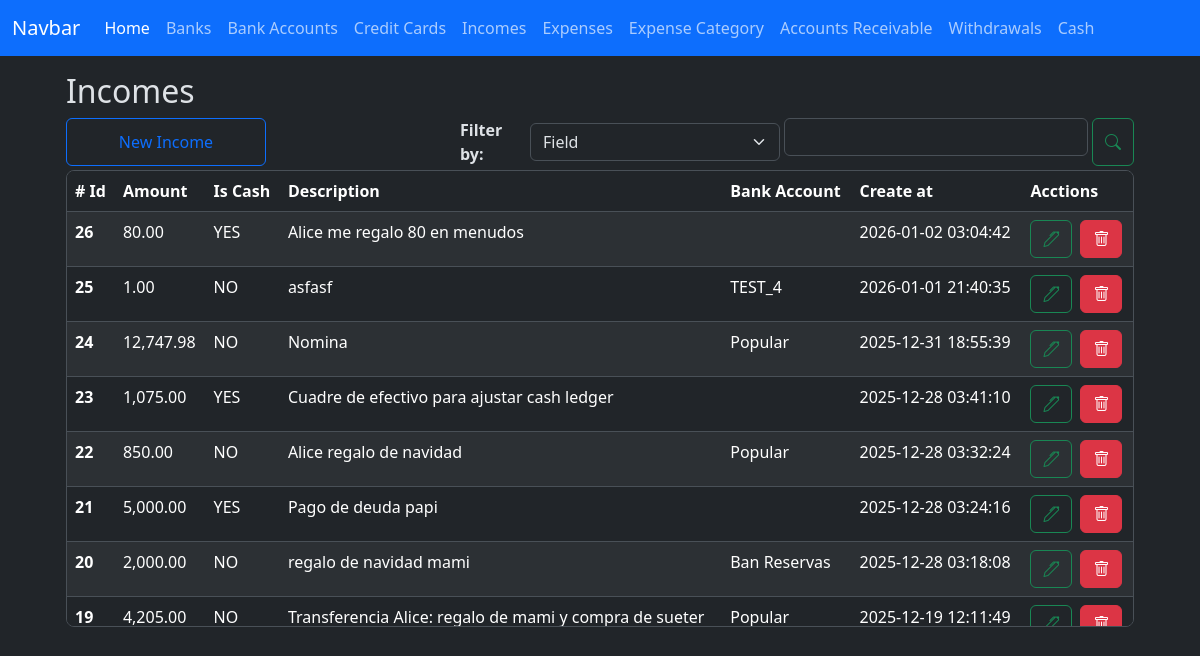
/incomes/index, run on the app's committed database.
### app/models/income.py (models this page shows, shortened)
class Income(db.Model):
    __tablename__ = 'incomes'
    id = db.Column(db.Integer, primary_key=True)
    amount = db.Column(db.Numeric(10,2), nullable=False, default=0.00)
    is_cash = db.Column(db.Boolean, nullable=False, default=False)
    code = db.Column(db.String(50), nullable=False, server_default='TEMP')
    description = db.Column(db.String(255))
    bank_account_id = db.Column(db.Integer, db.ForeignKey('bank_accounts.id'))
    created_at = db.Column(db.DateTime(timezone=True), server_default=func.now())
    updated_at = db.Column(db.DateTime(timezone=True), onupdate=func.now())
    bank_account = relationship('BankAccount', back_populates='incomes')

### app/models/bank_account.py (models this page shows)
class BankAccount(db.Model):
    __tablename__ = 'bank_accounts'
    id = db.Column(db.Integer, primary_key=True)
    nick_name = db.Column(db.String(120))
    amount_available = db.Column(db.Numeric(10, 2), nullable=False)
    is_active = db.Column(db.Boolean, default=True)
    account_number = db.Column(db.Integer, nullable=True)
    bank_id = db.Column(db.Integer, db.ForeignKey('banks.id'))
    created_at = db.Column(db.DateTime(timezone=True), server_default=func.now())
    updated_at = db.Column(db.DateTime(timezone=True), onupdate=func.now())
    bank = relationship('Bank', back_populates='bank_accounts')
    expenses = relationship('Expense', back_populates='bank_account', order_by='desc(Expense.created_at)')
    incomes = relationship('Income', back_populates='bank_account', order_by='desc(Income.created_at)')
    credit_card_payments = relationship('CreditCardPayment', back_populates='bank_account', order_by='desc(CreditCardPayment.created_at)')
    withdrawals = relationship('Withdrawal', back_populates='bank_account', order_by='desc(Withdrawal.created_at)')
    loans = relationship('Loan', back_populates='bank_account', order_by='desc(Loan.created_at)')
    loan_payments = relationship('LoanPayment', back_populates='bank_account', order_by='desc(LoanPayment.created_at)')
    outgoing_transfers = relationship('BankTransfer', foreign_keys='BankTransfer.from_bank_account_id', back_populates='from_bank_account', order_by='desc(BankTransfer.created_at)')
    incoming_transfers = relationship('BankTransfer', foreign_keys='BankTransfer.to_bank_account_id', back_populates='to_bank_account', order_by='desc(BankTransfer.created_at)')

### app/routes/income_routes.py (the view)
@income_bp.route('/index', methods=['GET', 'POST'])
def index():
    incomes = Income.query.order_by(Income.created_at.desc()).all()
    bank_accounts = BankAccount.query.all()
    context = {
        'incomes': incomes,
        'bank_accounts': bank_accounts,
        'format_amount': format_amount,
        'total_amount': total_amount,
    }
    return render_template('incomes/index.html', **context)

### app/utils/numeric_casting.py (called while the page is built)
def format_amount(value):
    try:
        return f'{value:,.2f}';
    except Exception as e:
        return None

### app/templates/incomes/index.html (shortened to what this page needs)
{% extends 'layout.html' %}
{% block content %}
    <div class="container w-100">
        <h2>Incomes</h2>
        <div class="d-flex justify-content-start gap-1 flex-wrap flex-md-nowrap mt-2">
            <button
                type="button"
                id="btn-create-expense-id"
                class="btn btn-outline-primary me-auto me-md-auto w-100 w-md-auto"
                style="max-width: 200px;"
                data-bs-toggle="modal"
                data-bs-target="#create-income"
            >New Income</i>
            </button>
            <div class="d-flex gap-1 w-100 align-items-center" style="max-width: 320px;">
                <div class="w-md-auto mt-md-0">
                    <label for="" class="fs-6 fw-bold">Filter by: </label>
                </div>
                <div class="w-100 w-md-auto mt-md-0" style="max-width: 250px;">
                    <select class="form-select" id="select-filter-type-id">
                        <option value="field">Field</option>
                    </select>
                </div>
            </div>
            <div class="d-flex gap-1 w-100" style="max-width: 350px;">
                <div class="w-100 w-md-auto mt-md-0">
                    <input type="text" class="form-control" id="filter-input-id">
                </div>
                <button type="button" class="btn btn-outline-success" id="btn-search-id"><i class="bi bi-search"></i></button>
            </div>
        </div>
        <div class="table-responsive overflow-y-auto border rounded-3 mt-1" style="max-height: 457px;">
            <table class="table table-striped  table-hover">
                <thead class="sticky-top">
                    <tr>
                    <th scope="col"># Id</th>
                    <th scope="col">Amount</th>
                    <th scope="col">Is Cash</th>
                    <th scope="col">Description</th>
                    <th scope="col">Bank Account</th>
                    <th scope="col">Create at</th>
                    <th scope="col">Acctions</th>
                    </tr>
                </thead>
                <tbody id="incomes-table-body-id">
                  {% for income in incomes %}
                    <tr>
                        <th scope="row">{{ income.id }}</th>
                        <td>{{ format_amount(income.amount) }}</td>
                        <td>{{ 'YES' if income.is_cash else 'NO'}}</td>
                        <td>{{ income.description if income.description else '-'}}</td>
                        <td>{{ income.bank_account.nick_name }}</td>
                        <td>{{ income.created_at }}</td>
                        <td>
                            <div class="d-flex gap-2">
                                <button
                                    type="button"
                                    class="btn btn-outline-success"
                                    data-bs-toggle="modal"
                                    data-bs-target="#edit-income"
                                    data-income-id="{{ income.id }}"
                                    data-amount="{{ income.amount }}"
                                    data-is-cash="{{ income.is_cash }}"
                                    data-description="{{ income.description if income.description else '' }}"
                                    data-bank-account-id="{{ income.bank_account_id }}"
                                >
                                    <i class="bi bi-pen"></i>
                                </button>
                                <a href="{{ url_for('income.delete', id=income.id ) }}" class="btn btn-danger"><i class="bi bi-trash"></i></a>
                            </div>
                        </td>
                    </tr>
                  {% endfor %}
                </tbody>
            </table>
        </div>
    </div>
<link href="https://cdn.jsdelivr.net/npm/@sweetalert2/theme-dark@5/dark.css" rel="stylesheet">
<link rel="stylesheet" href="https://cdn.jsdelivr.net/npm/flatpickr/dist/flatpickr.min.css">
{% endblock %}

### data on the page
Income: id "26", amount "80.00", is_cash "YES", description "Alice me regalo 80 en menudos", created_at "2026-01-02 03:04:42"
Income: id "25", amount "1.00", is_cash "NO", description "asfasf", bank_account.nick_name "TEST_4", created_at "2026-01-01 21:40:35"
Income: id "24", amount "12,747.98", is_cash "NO", description "Nomina", bank_account.nick_name "Popular", created_at "2025-12-31 18:55:39"
Income: id "23", amount "1,075.00", is_cash "YES", description "Cuadre de efectivo para ajustar cash ledger", created_at "2025-12-28 03:41:10"
Income: id "22", amount "850.00", is_cash "NO", description "Alice regalo de navidad", bank_account.nick_name "Popular", created_at "2025-12-28 03:32:24"
Income: id "21", amount "5,000.00", is_cash "YES", description "Pago de deuda papi", created_at "2025-12-28 03:24:16"
Income: id "20", amount "2,000.00", is_cash "NO", description "regalo de navidad mami", bank_account.nick_name "Ban Reservas", created_at "2025-12-28 03:18:08"
Income: id "19", amount "4,205.00", is_cash "NO", description "Transferencia Alice: regalo de mami y compra de sueter", bank_account.nick_name "Popular", created_at "2025-12-19 12:11:49"
